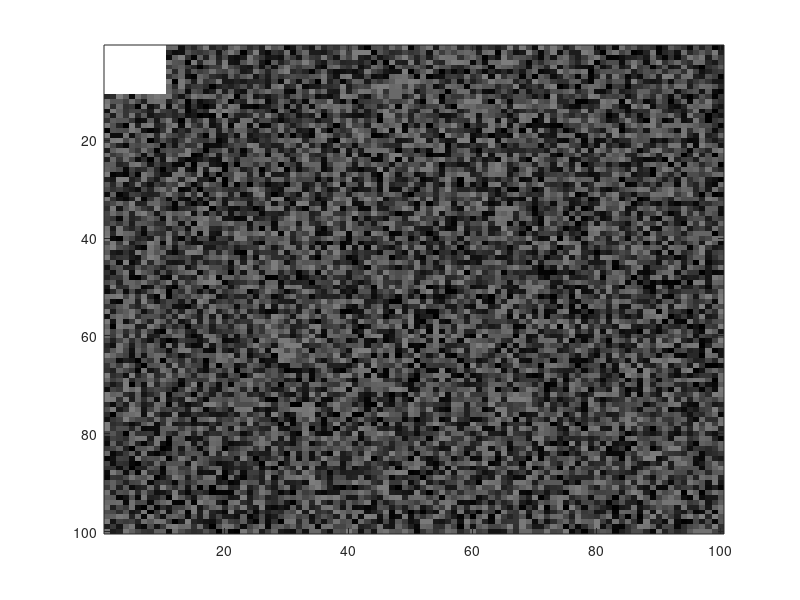

Write MATLAB code to recreate this figure. (Note: this script raises an error after producing the figure.)
clear all
close all

global xpos1
global ypos1
global xpos0
global ypos0

f = figure;
bk_mat = rand(100, 100);
imagesc(bk_mat);
colormap('gray')

hold on

a = zeros(10, 10) + 2;
im = imagesc(a);
alpha(im, 0.5)
draggable(im, 'none', [-inf inf -inf inf], 'endfcn', @get_final_pos);

xpos0 = im.XData;
ypos0 = im.YData;

function get_final_pos(im)
    disp('endfcn executed')
    global xpos1
    xpos1 = im.XData;
    global ypos1 
    ypos1 = im.YData;
    global xpos0
    global ypos0
    
    ydisp = ypos1 - ypos0
    xdisp = xpos1 - xpos0
end
